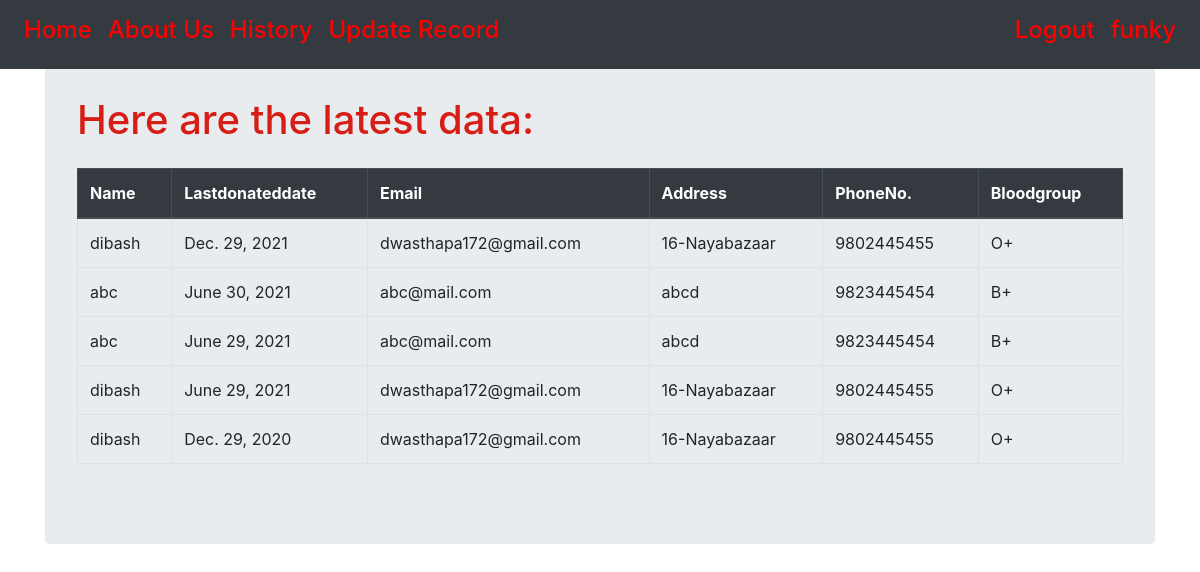
Page /historylist/ (signed in) on the committed database.
### record/models.py (models this page shows, shortened)
class History(models.Model):
    user=models.ForeignKey('auth.User', on_delete=models.CASCADE)
    lastdonateddate = models.DateField(default=timezone.now())

### accounts/models.py (models this page shows, shortened)
class Donor(models.Model):
    user=models.OneToOneField('auth.User',on_delete=models.CASCADE)
    email=models.EmailField(unique=True)
    bloodgroup=models.CharField(choices=Blood_Group,max_length=3)
    phonenumber=models.CharField(max_length=10,unique=True)
    address = models.CharField(max_length=264)

### record/views.py (the view)
# urls.py: path('historylist/',views.HistoryView.as_view(),name='historylist'),
class HistoryView(LoginRequiredMixin, ListView):
    model = History
    template_name='record/historylist.html'
    def get_queryset(self):
        return History.objects.order_by('-lastdonateddate')

### record/templates/record/historylist.html
{% extends "record/base.html" %}
{% block content %}
<div class="container mt-3 pt-3">
  <div class="jumbotron">
<h1>Here are the latest data:</h1>
<div class="table-responsive-lg mt-3 pt-2">
  <table class="table table-hover table-bordered">
    <thead class="thead-dark">
      <th scope="col">Name</th>
      <th scope="col">Lastdonateddate</th>
      <th scope="col">Email</th>
      <th scope="col">Address</th>
      <th scope="col">PhoneNo.</th>
      <th scope="col">Bloodgroup</th>
    </thead>
    {% for i in history_list%}
    <tr>
      <td>{{i.user}}</td>
      <td>{{ i.lastdonateddate}}</td>
      <td>{{i.user.donor.email}}</td>
      <td>{{i.user.donor.address}}</td>
      <td>{{i.user.donor.phonenumber}}</td>
      <td>{{i.user.donor.bloodgroup}}</td>
    </tr>
    {% endfor %}
</div>
</div>
{% endblock %}

### record/templates/record/base.html (shortened to what this page needs)
<!DOCTYPE html>
  {% load static %}
  {% load bootstrap5 %}
<html lang="en" dir="ltr">
<head>
    <link rel="stylesheet" href="https://stackpath.bootstrapcdn.com/bootstrap/4.4.1/css/bootstrap.min.css">
    <link rel="stylesheet" href="{% static "record/style1.css" %}"/>
</head>
  <body>
    <nav class="navbar fixed-top navbar-expand bg-dark">
        <div class="nav navbar-nav ">
            <a class="nav-link" href="{% url "record:Home" %}"><h4>Home </h4></a>
            <a class="nav-link" href="#"> <h4>About Us </h4></a>
          </div>
            {% if user.is_authenticated %}
            <div class="nav navbar-nav">
              <a class="nav-link" href="{% url 'record:historylist' %}" target="_blank"> <h4>History </h4></a>
              <a class ="nav-link" href="{% url 'record:createhistory' %}" target="_blank"> <h4>Update Record</h4> </a>
            </div>
            <div class="nav navbar-nav ml-auto">
              <a class="nav-link" href="{% url 'accounts:logout' %}"> <h4>Logout </h4></a>
              <a class="nav-link"><h4 > {{request.user}} </h4></a>
            </div>
            {% else %}
            <div class="nav navbar-nav ml-auto">
              <a class="nav-link " href="{% url 'accounts:signup' %}"> <button type="button" class='btn btn-sm btn-warning '><h4 >SignUp</h4></button></a>
              <a class="nav-link me-3" href="{% url 'accounts:login' %}"><h4>Login </h4> </a>
            {% endif %}
    </nav>
      {% block content %}
      {% endblock %}
  </body>
</html>

### static/record/style1.css (style rules this page uses)
h1 { color: rgb(214, 30, 23); margin: auto; }
h4 { color: red; }

### rows in the picture
History: user "dibash", lastdonateddate "Dec. 29, 2021", user.donor.email "dwasthapa172@gmail.com", user.donor.address "16-Nayabazaar", user.donor.phonenumber "9802445455", user.donor.bloodgroup "O+"
History: user "abc", lastdonateddate "June 30, 2021", user.donor.email "abc@mail.com", user.donor.address "abcd", user.donor.phonenumber "9823445454", user.donor.bloodgroup "B+"
History: user "abc", lastdonateddate "June 29, 2021", user.donor.email "abc@mail.com", user.donor.address "abcd", user.donor.phonenumber "9823445454", user.donor.bloodgroup "B+"
History: user "dibash", lastdonateddate "June 29, 2021", user.donor.email "dwasthapa172@gmail.com", user.donor.address "16-Nayabazaar", user.donor.phonenumber "9802445455", user.donor.bloodgroup "O+"
History: user "dibash", lastdonateddate "Dec. 29, 2020", user.donor.email "dwasthapa172@gmail.com", user.donor.address "16-Nayabazaar", user.donor.phonenumber "9802445455", user.donor.bloodgroup "O+"

### other values in the picture
{{ request.user }} "funky"
